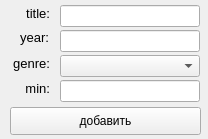
<?xml version="1.0" encoding="UTF-8"?>
<ui version="4.0">
 <class>MainWindow</class>
 <widget class="QMainWindow" name="MainWindow">
  <property name="geometry">
   <rect>
    <x>0</x>
    <y>0</y>
    <width>208</width>
    <height>139</height>
   </rect>
  </property>
  <property name="windowTitle">
   <string>New Film</string>
  </property>
  <widget class="QWidget" name="centralwidget">
   <widget class="QLabel" name="label">
    <property name="geometry">
     <rect>
      <x>-10</x>
      <y>5</y>
      <width>60</width>
      <height>16</height>
     </rect>
    </property>
    <property name="font">
     <font>
      <pointsize>10</pointsize>
     </font>
    </property>
    <property name="text">
     <string>title:</string>
    </property>
    <property name="alignment">
     <set>Qt::AlignRight|Qt::AlignTrailing|Qt::AlignVCenter</set>
    </property>
   </widget>
   <widget class="QLabel" name="label_2">
    <property name="geometry">
     <rect>
      <x>8</x>
      <y>30</y>
      <width>41</width>
      <height>21</height>
     </rect>
    </property>
    <property name="font">
     <font>
      <pointsize>10</pointsize>
     </font>
    </property>
    <property name="text">
     <string>year:</string>
    </property>
    <property name="alignment">
     <set>Qt::AlignRight|Qt::AlignTop|Qt::AlignTrailing</set>
    </property>
   </widget>
   <widget class="QLabel" name="label_3">
    <property name="geometry">
     <rect>
      <x>-10</x>
      <y>56</y>
      <width>60</width>
      <height>20</height>
     </rect>
    </property>
    <property name="font">
     <font>
      <pointsize>10</pointsize>
     </font>
    </property>
    <property name="text">
     <string>genre:</string>
    </property>
    <property name="alignment">
     <set>Qt::AlignRight|Qt::AlignTop|Qt::AlignTrailing</set>
    </property>
   </widget>
   <widget class="QLabel" name="label_4">
    <property name="geometry">
     <rect>
      <x>-10</x>
      <y>80</y>
      <width>60</width>
      <height>16</height>
     </rect>
    </property>
    <property name="font">
     <font>
      <pointsize>10</pointsize>
     </font>
    </property>
    <property name="text">
     <string>min:</string>
    </property>
    <property name="alignment">
     <set>Qt::AlignRight|Qt::AlignTrailing|Qt::AlignVCenter</set>
    </property>
   </widget>
   <widget class="QComboBox" name="comboBox">
    <property name="geometry">
     <rect>
      <x>60</x>
      <y>55</y>
      <width>140</width>
      <height>22</height>
     </rect>
    </property>
   </widget>
   <widget class="QLineEdit" name="lineEdit">
    <property name="geometry">
     <rect>
      <x>60</x>
      <y>5</y>
      <width>140</width>
      <height>22</height>
     </rect>
    </property>
   </widget>
   <widget class="QLineEdit" name="lineEdit_2">
    <property name="geometry">
     <rect>
      <x>60</x>
      <y>30</y>
      <width>140</width>
      <height>22</height>
     </rect>
    </property>
   </widget>
   <widget class="QLineEdit" name="lineEdit_3">
    <property name="geometry">
     <rect>
      <x>60</x>
      <y>80</y>
      <width>140</width>
      <height>22</height>
     </rect>
    </property>
   </widget>
   <widget class="QPushButton" name="pushButton">
    <property name="geometry">
     <rect>
      <x>10</x>
      <y>107</y>
      <width>191</width>
      <height>28</height>
     </rect>
    </property>
    <property name="text">
     <string>добавить</string>
    </property>
   </widget>
  </widget>
 </widget>
 <resources/>
 <connections/>
</ui>
